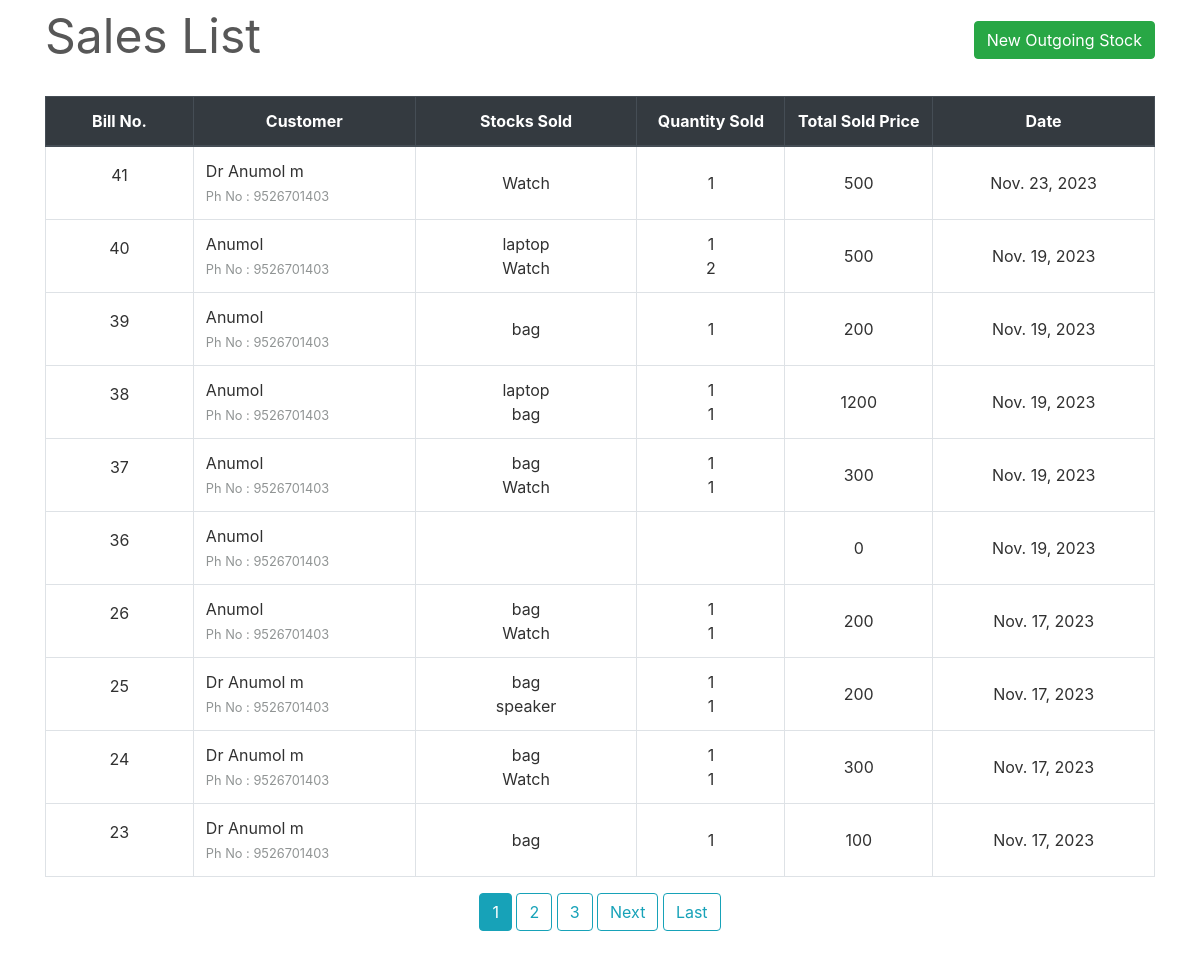
Page /transactions/sales/ on the committed database.
### transactions/models.py (models this page shows, shortened)
class SaleBill(models.Model):
    billno = models.AutoField(primary_key=True)
    time = models.DateTimeField(auto_now=True)
    name = models.CharField(max_length=150)
    phone = models.CharField(max_length=12)
    address = models.CharField(max_length=200)
    email = models.EmailField(max_length=254)
    def get_items_list(self):
        return SaleItem.objects.filter(billno=self)
    def get_total_price(self):
        saleitems = SaleItem.objects.filter(billno=self)
        total = 0
        for item in saleitems:
            total += item.totalprice
        return total

class SaleItem(models.Model):
    billno = models.ForeignKey(SaleBill, on_delete = models.CASCADE, related_name='salebillno')
    stock = models.ForeignKey(Stock, on_delete = models.CASCADE, related_name='saleitem')
    quantity = models.IntegerField(default=1)
    perprice = models.IntegerField(default=1)
    totalprice = models.IntegerField(default=1)
    discount=models.IntegerField(default=1)
    grand_total=models.IntegerField(default=1)
    net_amount=models.IntegerField(default=1)

### inventory/models.py (models this page shows, shortened)
class Stock(models.Model):
    id = models.AutoField(primary_key=True)
    name = models.CharField(max_length=30, unique=True)
    price = models.IntegerField(null=True)
    quantity = models.IntegerField(default=1)
    is_deleted = models.BooleanField(default=False)

### transactions/views.py (the view)
class SaleView(ListView):
    model = SaleBill
    template_name = "sales/sales_list.html"
    context_object_name = 'bills'
    ordering = ['-time']
    paginate_by = 10

### transactions/templates/sales/sales_list.html (shortened to what this page needs)
{% extends "base.html" %}
{% load widget_tweaks %}
{% block content %}
    <div class="row" style="color: #575757; font-style: bold; font-size: 3rem;">
        <div class="col-md-8">Sales List</div>
        <div class="col-md-4">
            <div style="float:right;"> <a class="btn btn-success" href="{% url 'new-sale' %}">New Outgoing Stock</a> </div>
        </div>
    </div>
    <br>
    <table class="table table-css table-bordered table-hover">
        <thead class="thead-dark align-middle">
            <tr>
                <th width="10%">Bill No.</th>
                <th width="15%">Customer</th>
                <th width="15%">Stocks Sold</th>
                <th width="10%">Quantity Sold</th>
                <th width="10%">Total Sold Price</th>
                <th width="15%">Date</th>
            </tr>
        </thead>
{% if bills %}
        <tbody>
            {% for sale in bills %}
            <tr>
                <td class="align-middle"> <p>{{ sale.billno }}</p> </td>
                <td class=""> {{ sale.name }} <br> <small style="color: #909494">Ph No : {{ sale.phone }}</small> </td>
                <td class="align-middle">{% for item in sale.get_items_list %} {{ item.stock.name }} <br> {% endfor %}</td>
                <td class="align-middle">{% for item in sale.get_items_list %} {{ item.quantity }} <br> {% endfor %}</td>
                <td class="align-middle">{{ sale.get_total_price }}</td>
                <td class="align-middle">{{ sale.time.date }}</td>
            </tr>
            {% endfor %}
        </tbody>
    </table>
    <div class="align-middle">
        {% if is_paginated %}
            {% for num in page_obj.paginator.page_range %}
                {% if page_obj.number == num %}
                    <a class="btn btn-info mb-4" href="?page={{ num }}">{{ num }}</a>
                {% elif num > page_obj.number|add:'-3' and num < page_obj.number|add:'3' %}
                    <a class="btn btn-outline-info mb-4" href="?page={{ num }}">{{ num }}</a>
                {% endif %}
            {% endfor %}
            {% if page_obj.has_next %}
                <a class="btn btn-outline-info mb-4" href="?page={{ page_obj.next_page_number }}">Next</a>
                <a class="btn btn-outline-info mb-4" href="?page={{ page_obj.paginator.num_pages }}">Last</a>
            {% endif %}
        {% endif %}
    </div>
{% else %}
        <tbody></tbody>
    </table>
    <br><br><br><br><br><br><br><br>
    <div style="color: #575757; font-style: bold; font-size: 1.5rem; text-align: center;">The records are empty. Please try adding some.</div>
{% endif %}
{% endblock content %}

### homepage/static/css/main.css (style rules this page uses)
body, html { height: 100%; }
p { color: rgb(49, 49, 49); }
a { color: #55b159; }
.table-css { color: #313131; }
.align-middle { text-align: center; }

### rows in the picture
SaleBill: billno "41", name "Dr Anumol m", phone "9526701403", get_total_price "500", time "Nov. 23, 2023"
SaleItem: stock.name "Watch", quantity "1"
SaleBill: billno "40", name "Anumol", phone "9526701403", get_total_price "500", time "Nov. 19, 2023"
SaleItem: stock.name "laptop", quantity "1"
SaleItem: stock.name "Watch", quantity "2"
SaleBill: billno "39", name "Anumol", phone "9526701403", get_total_price "200", time "Nov. 19, 2023"
SaleItem: stock.name "bag", quantity "1"
SaleBill: billno "38", name "Anumol", phone "9526701403", get_total_price "1200", time "Nov. 19, 2023"
SaleItem: stock.name "laptop", quantity "1"
SaleItem: stock.name "bag", quantity "1"
SaleBill: billno "37", name "Anumol", phone "9526701403", get_total_price "300", time "Nov. 19, 2023"
SaleItem: stock.name "bag", quantity "1"
SaleItem: stock.name "Watch", quantity "1"
SaleBill: billno "36", name "Anumol", phone "9526701403", get_total_price "0", time "Nov. 19, 2023"
SaleBill: billno "26", name "Anumol", phone "9526701403", get_total_price "200", time "Nov. 17, 2023"
SaleItem: stock.name "bag", quantity "1"
SaleItem: stock.name "Watch", quantity "1"
SaleBill: billno "25", name "Dr Anumol m", phone "9526701403", get_total_price "200", time "Nov. 17, 2023"
SaleItem: stock.name "bag", quantity "1"
SaleItem: stock.name "speaker", quantity "1"
SaleBill: billno "24", name "Dr Anumol m", phone "9526701403", get_total_price "300", time "Nov. 17, 2023"
SaleItem: stock.name "bag", quantity "1"
SaleItem: stock.name "Watch", quantity "1"
SaleBill: billno "23", name "Dr Anumol m", phone "9526701403", get_total_price "100", time "Nov. 17, 2023"
SaleItem: stock.name "bag", quantity "1"

### other values in the picture
{{ num }} "1"
{{ num }} "2" "3"
